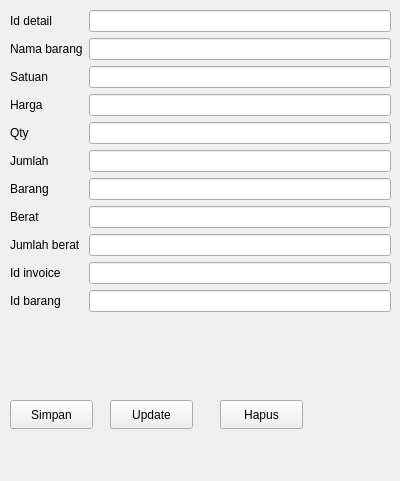
<?xml version="1.0" encoding="UTF-8"?>
<ui version="4.0">
 <class>FormInvd</class>
 <widget class="QWidget" name="FormInvd">
  <property name="geometry">
   <rect>
    <x>0</x>
    <y>0</y>
    <width>400</width>
    <height>481</height>
   </rect>
  </property>
  <property name="windowTitle">
   <string>Form</string>
  </property>
  <widget class="QWidget" name="formLayoutWidget">
   <property name="geometry">
    <rect>
     <x>10</x>
     <y>10</y>
     <width>381</width>
     <height>407</height>
    </rect>
   </property>
   <layout class="QFormLayout" name="formLayout">
    <item row="0" column="0">
     <widget class="QLabel" name="idDetailLabel">
      <property name="text">
       <string>Id detail</string>
      </property>
     </widget>
    </item>
    <item row="0" column="1">
     <widget class="QLineEdit" name="idDetailLineEdit"/>
    </item>
    <item row="1" column="0">
     <widget class="QLabel" name="namaBarangLabel">
      <property name="text">
       <string>Nama barang</string>
      </property>
     </widget>
    </item>
    <item row="1" column="1">
     <widget class="QLineEdit" name="namaBarangLineEdit"/>
    </item>
    <item row="2" column="0">
     <widget class="QLabel" name="satuanLabel">
      <property name="text">
       <string>Satuan</string>
      </property>
     </widget>
    </item>
    <item row="2" column="1">
     <widget class="QLineEdit" name="satuanLineEdit"/>
    </item>
    <item row="3" column="0">
     <widget class="QLabel" name="hargaLabel">
      <property name="text">
       <string>Harga</string>
      </property>
     </widget>
    </item>
    <item row="3" column="1">
     <widget class="QLineEdit" name="hargaLineEdit"/>
    </item>
    <item row="4" column="0">
     <widget class="QLabel" name="qtyLabel">
      <property name="text">
       <string>Qty</string>
      </property>
     </widget>
    </item>
    <item row="4" column="1">
     <widget class="QLineEdit" name="qtyLineEdit"/>
    </item>
    <item row="5" column="0">
     <widget class="QLabel" name="jumlahLabel">
      <property name="text">
       <string>Jumlah</string>
      </property>
     </widget>
    </item>
    <item row="5" column="1">
     <widget class="QLineEdit" name="jumlahLineEdit"/>
    </item>
    <item row="6" column="0">
     <widget class="QLabel" name="barangLabel">
      <property name="text">
       <string>Barang</string>
      </property>
     </widget>
    </item>
    <item row="6" column="1">
     <widget class="QLineEdit" name="barangLineEdit"/>
    </item>
    <item row="8" column="0">
     <widget class="QLabel" name="jumlahBeratLabel">
      <property name="text">
       <string>Jumlah berat</string>
      </property>
     </widget>
    </item>
    <item row="8" column="1">
     <widget class="QLineEdit" name="jumlahBeratLineEdit"/>
    </item>
    <item row="9" column="0">
     <widget class="QLabel" name="idInvoiceLabel">
      <property name="text">
       <string>Id invoice</string>
      </property>
     </widget>
    </item>
    <item row="9" column="1">
     <widget class="QLineEdit" name="idInvoiceLineEdit"/>
    </item>
    <item row="10" column="0">
     <widget class="QLabel" name="idBarangLabel">
      <property name="text">
       <string>Id barang</string>
      </property>
     </widget>
    </item>
    <item row="10" column="1">
     <widget class="QLineEdit" name="idBarangLineEdit"/>
    </item>
    <item row="7" column="0">
     <widget class="QLabel" name="beratLabel">
      <property name="text">
       <string>Berat</string>
      </property>
     </widget>
    </item>
    <item row="7" column="1">
     <widget class="QLineEdit" name="beratLineEdit"/>
    </item>
   </layout>
  </widget>
  <widget class="QPushButton" name="pushButton">
   <property name="geometry">
    <rect>
     <x>10</x>
     <y>400</y>
     <width>83</width>
     <height>29</height>
    </rect>
   </property>
   <property name="text">
    <string>Simpan</string>
   </property>
  </widget>
  <widget class="QPushButton" name="pushButton_2">
   <property name="geometry">
    <rect>
     <x>110</x>
     <y>400</y>
     <width>83</width>
     <height>29</height>
    </rect>
   </property>
   <property name="text">
    <string>Update</string>
   </property>
  </widget>
  <widget class="QPushButton" name="pushButton_3">
   <property name="geometry">
    <rect>
     <x>220</x>
     <y>400</y>
     <width>83</width>
     <height>29</height>
    </rect>
   </property>
   <property name="text">
    <string>Hapus</string>
   </property>
  </widget>
 </widget>
 <resources/>
 <connections/>
</ui>
